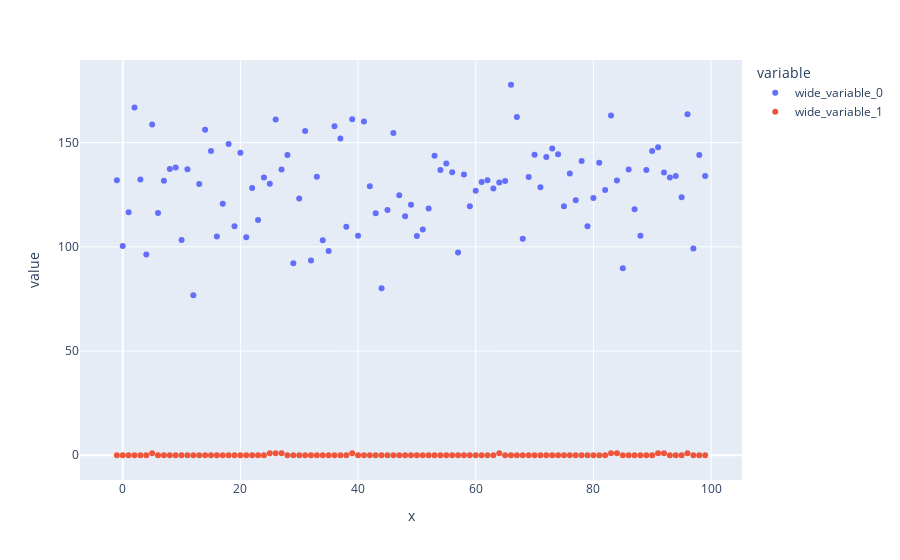

Notebook cell for this chart:
### Code cell
px.scatter(x=df.time, y=[df.response_time, df.flagged_malicious])

### Figure 1 — Plotly figure (JSON) as saved in the notebook; plotly's stock layout.template omitted (floating-point values rounded to 4 significant figures)
{"data": [{"hovertemplate": "variable=wide_variable_0<br>x=%{x}<br>value=%{y}<extra></extra>", "legendgroup": "wide_variable_0", "marker": {"color": "#636efa", "symbol": "circle"}, "mode": "markers", "name": "wide_variable_0", "orientation": "v", "showlegend": true, "type": "scatter", "x": [-1, 0, 1, 2, 3, 4, 5, 6, 7, 8, 9, 10, 11, 12, 13, 14, 15, 16, 17, 18, 19, 20, 21, 22, 23, 24, 25, 26, 27, 28, 29, 30, 31, 32, 33, 34, 35, 36, 37, 38, 39, 40, 41, 42, 43, 44, 45, 46, 47, 48, 49, 50, 51, 52, 53, 54, 55, 56, 57, 58, 59, 60, 61, 62, 63, 64, 65, 66, 67, 68, 69, 70, 71, 72, 73, 74, 75, 76, 77, 78, 79, 80, 81, 82, 83, 84, 85, 86, 87, 88, 89, 90, 91, 92, 93, 94, 95, 96, 97, 98, 99], "xaxis": "x", "y": [132.0, 100.4, 116.6, 166.9, 132.3, 96.29, 158.7, 116.2, 131.8, 137.3, 138.0, 103.3, 137.2, 76.79, 130.1, 156.1, 146.0, 105.0, 120.7, 149.3, 109.9, 145.2, 104.6, 128.3, 112.8, 133.3, 130.3, 161.1, 137.1, 144.1, 92.16, 123.1, 155.6, 93.49, 133.6, 103.1, 97.99, 157.8, 152.0, 109.6, 161.3, 105.4, 160.2, 129.1, 116.1, 80.1, 117.7, 154.7, 124.7, 114.7, 120.2, 105.2, 108.4, 118.4, 143.7, 136.9, 139.9, 135.8, 97.34, 134.7, 119.5, 127.0, 131.1, 131.9, 128.0, 130.8, 131.6, 177.8, 162.3, 103.8, 133.5, 144.2, 128.6, 143.1, 147.1, 144.4, 119.5, 135.2, 122.3, 141.2, 109.9, 123.4, 140.3, 127.3, 163.1, 131.9, 89.76, 137.1, 118.0, 105.3, 136.9, 146.0, 147.8, 135.7, 133.3, 134.0, 123.8, 163.6, 99.17, 144.0, 134.0], "yaxis": "y"}, {"hovertemplate": "variable=wide_variable_1<br>x=%{x}<br>value=%{y}<extra></extra>", "legendgroup": "wide_variable_1", "marker": {"color": "#EF553B", "symbol": "circle"}, "mode": "markers", "name": "wide_variable_1", "orientation": "v", "showlegend": true, "type": "scatter", "x": [-1, 0, 1, 2, 3, 4, 5, 6, 7, 8, 9, 10, 11, 12, 13, 14, 15, 16, 17, 18, 19, 20, 21, 22, 23, 24, 25, 26, 27, 28, 29, 30, 31, 32, 33, 34, 35, 36, 37, 38, 39, 40, 41, 42, 43, 44, 45, 46, 47, 48, 49, 50, 51, 52, 53, 54, 55, 56, 57, 58, 59, 60, 61, 62, 63, 64, 65, 66, 67, 68, 69, 70, 71, 72, 73, 74, 75, 76, 77, 78, 79, 80, 81, 82, 83, 84, 85, 86, 87, 88, 89, 90, 91, 92, 93, 94, 95, 96, 97, 98, 99], "xaxis": "x", "y": [0, 0, 0, 0, 0, 0, 1, 0, 0, 0, 0, 0, 0, 0, 0, 0, 0, 0, 0, 0, 0, 0, 0, 0, 0, 0, 1, 1, 1, 0, 0, 0, 0, 0, 0, 0, 0, 0, 0, 0, 1, 0, 0, 0, 0, 0, 0, 0, 0, 0, 0, 0, 0, 0, 0, 0, 0, 0, 0, 0, 0, 0, 0, 0, 0, 1, 0, 0, 0, 0, 0, 0, 0, 0, 0, 0, 0, 0, 0, 0, 0, 0, 0, 0, 1, 1, 0, 0, 0, 0, 0, 0, 1, 1, 0, 0, 0, 1, 0, 0, 0], "yaxis": "y"}], "layout": {"autosize": true, "legend": {"title": {"text": "variable"}, "tracegroupgap": 0}, "margin": {"t": 60}, "xaxis": {"anchor": "y", "autorange": true, "domain": [0, 1], "range": [-7.121, 105.1], "title": {"text": "x"}, "type": "linear"}, "yaxis": {"anchor": "x", "autorange": true, "domain": [0, 1], "range": [-13.76, 191.5], "title": {"text": "value"}, "type": "linear"}}}
